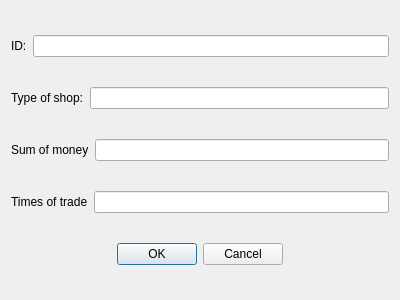
<?xml version="1.0" encoding="UTF-8"?>
<ui version="4.0">
 <class>addshopdlg</class>
 <widget class="QDialog" name="addshopdlg">
  <property name="geometry">
   <rect>
    <x>0</x>
    <y>0</y>
    <width>400</width>
    <height>300</height>
   </rect>
  </property>
  <property name="windowTitle">
   <string>Dialog</string>
  </property>
  <layout class="QVBoxLayout" name="verticalLayout">
   <item>
    <layout class="QVBoxLayout" name="verticalLayout_2">
     <item>
      <layout class="QHBoxLayout" name="horizontalLayout_3">
       <item>
        <widget class="QLabel" name="label">
         <property name="text">
          <string>ID:</string>
         </property>
        </widget>
       </item>
       <item>
        <widget class="QLineEdit" name="IDEdit"/>
       </item>
      </layout>
     </item>
    </layout>
   </item>
   <item>
    <layout class="QVBoxLayout" name="verticalLayout_3">
     <item>
      <layout class="QHBoxLayout" name="horizontalLayout_4">
       <item>
        <widget class="QLabel" name="label_2">
         <property name="text">
          <string>Type of shop:</string>
         </property>
        </widget>
       </item>
       <item>
        <widget class="QLineEdit" name="WorkEdit"/>
       </item>
      </layout>
     </item>
    </layout>
   </item>
   <item>
    <layout class="QVBoxLayout" name="verticalLayout_6">
     <item>
      <layout class="QHBoxLayout" name="horizontalLayout_5">
       <item>
        <widget class="QLabel" name="label_3">
         <property name="text">
          <string>Sum of money</string>
         </property>
        </widget>
       </item>
       <item>
        <widget class="QLineEdit" name="MoneyEdit"/>
       </item>
      </layout>
     </item>
    </layout>
   </item>
   <item>
    <layout class="QVBoxLayout" name="verticalLayout_7">
     <item>
      <layout class="QHBoxLayout" name="horizontalLayout_6">
       <item>
        <widget class="QLabel" name="label_4">
         <property name="text">
          <string>Times of trade</string>
         </property>
        </widget>
       </item>
       <item>
        <widget class="QLineEdit" name="BuyEdit"/>
       </item>
      </layout>
     </item>
    </layout>
   </item>
   <item>
    <layout class="QVBoxLayout" name="verticalLayout_4">
     <item>
      <layout class="QVBoxLayout" name="verticalLayout_5">
       <item>
        <layout class="QHBoxLayout" name="horizontalLayout_2">
         <item>
          <spacer name="horizontalSpacer_2">
           <property name="orientation">
            <enum>Qt::Horizontal</enum>
           </property>
           <property name="sizeHint" stdset="0">
            <size>
             <width>40</width>
             <height>20</height>
            </size>
           </property>
          </spacer>
         </item>
         <item>
          <widget class="QDialogButtonBox" name="buttonBox">
           <property name="orientation">
            <enum>Qt::Horizontal</enum>
           </property>
           <property name="standardButtons">
            <set>QDialogButtonBox::Cancel|QDialogButtonBox::Ok</set>
           </property>
          </widget>
         </item>
         <item>
          <spacer name="horizontalSpacer">
           <property name="orientation">
            <enum>Qt::Horizontal</enum>
           </property>
           <property name="sizeHint" stdset="0">
            <size>
             <width>40</width>
             <height>20</height>
            </size>
           </property>
          </spacer>
         </item>
        </layout>
       </item>
      </layout>
     </item>
    </layout>
   </item>
  </layout>
 </widget>
 <resources/>
 <connections>
  <connection>
   <sender>buttonBox</sender>
   <signal>accepted()</signal>
   <receiver>addshopdlg</receiver>
   <slot>accept()</slot>
   <hints>
    <hint type="sourcelabel">
     <x>248</x>
     <y>254</y>
    </hint>
    <hint type="destinationlabel">
     <x>157</x>
     <y>274</y>
    </hint>
   </hints>
  </connection>
  <connection>
   <sender>buttonBox</sender>
   <signal>rejected()</signal>
   <receiver>addshopdlg</receiver>
   <slot>reject()</slot>
   <hints>
    <hint type="sourcelabel">
     <x>316</x>
     <y>260</y>
    </hint>
    <hint type="destinationlabel">
     <x>286</x>
     <y>274</y>
    </hint>
   </hints>
  </connection>
 </connections>
</ui>
